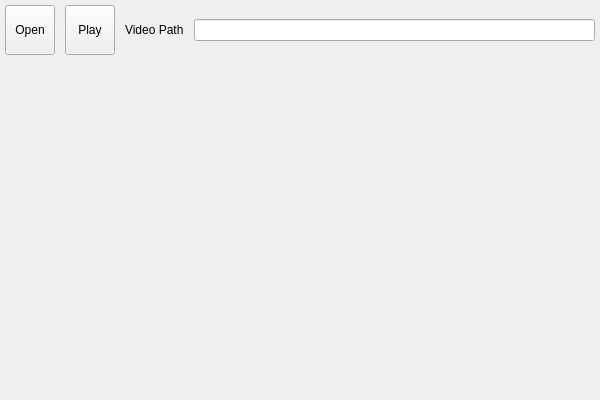
<?xml version="1.0" encoding="UTF-8"?>
<ui version="4.0" connectslotsbyname="false">
 <class>main_window</class>
 <widget class="QMainWindow" name="main_window">
  <property name="geometry">
   <rect>
    <x>0</x>
    <y>0</y>
    <width>600</width>
    <height>400</height>
   </rect>
  </property>
  <property name="acceptDrops">
   <bool>true</bool>
  </property>
  <property name="windowTitle">
   <string>MainWindow</string>
  </property>
  <property name="windowIcon">
   <iconset resource="../res/resources.qrc">
    <normaloff>:/icon/app_logo</normaloff>:/icon/app_logo</iconset>
  </property>
  <property name="toolButtonStyle">
   <enum>Qt::ToolButtonIconOnly</enum>
  </property>
  <widget class="QWidget" name="centralwidget">
   <property name="acceptDrops">
    <bool>true</bool>
   </property>
   <layout class="QHBoxLayout" name="horizontalLayout_2">
    <property name="spacing">
     <number>0</number>
    </property>
    <property name="leftMargin">
     <number>5</number>
    </property>
    <property name="topMargin">
     <number>5</number>
    </property>
    <property name="rightMargin">
     <number>5</number>
    </property>
    <property name="bottomMargin">
     <number>5</number>
    </property>
    <item>
     <layout class="QVBoxLayout" name="verticalLayout_2">
      <property name="spacing">
       <number>10</number>
      </property>
      <property name="topMargin">
       <number>0</number>
      </property>
      <item>
       <layout class="QHBoxLayout" name="horizontalLayout">
        <property name="spacing">
         <number>10</number>
        </property>
        <property name="leftMargin">
         <number>0</number>
        </property>
        <property name="rightMargin">
         <number>0</number>
        </property>
        <item>
         <widget class="QToolButton" name="video_path_search_button">
          <property name="sizePolicy">
           <sizepolicy hsizetype="Minimum" vsizetype="Maximum">
            <horstretch>0</horstretch>
            <verstretch>0</verstretch>
           </sizepolicy>
          </property>
          <property name="minimumSize">
           <size>
            <width>50</width>
            <height>50</height>
           </size>
          </property>
          <property name="maximumSize">
           <size>
            <width>50</width>
            <height>50</height>
           </size>
          </property>
          <property name="styleSheet">
           <string notr="true"/>
          </property>
          <property name="text">
           <string>Open</string>
          </property>
          <property name="icon">
           <iconset resource="../res/resources.qrc">
            <normaloff>:/light/open</normaloff>:/light/open</iconset>
          </property>
          <property name="iconSize">
           <size>
            <width>24</width>
            <height>24</height>
           </size>
          </property>
          <property name="shortcut">
           <string>Ctrl+O</string>
          </property>
          <property name="popupMode">
           <enum>QToolButton::InstantPopup</enum>
          </property>
          <property name="toolButtonStyle">
           <enum>Qt::ToolButtonTextUnderIcon</enum>
          </property>
         </widget>
        </item>
        <item>
         <widget class="QToolButton" name="video_play_button">
          <property name="sizePolicy">
           <sizepolicy hsizetype="Minimum" vsizetype="Maximum">
            <horstretch>0</horstretch>
            <verstretch>0</verstretch>
           </sizepolicy>
          </property>
          <property name="minimumSize">
           <size>
            <width>50</width>
            <height>50</height>
           </size>
          </property>
          <property name="maximumSize">
           <size>
            <width>50</width>
            <height>50</height>
           </size>
          </property>
          <property name="styleSheet">
           <string notr="true"/>
          </property>
          <property name="text">
           <string>Play</string>
          </property>
          <property name="icon">
           <iconset resource="../res/resources.qrc">
            <normaloff>:/light/play</normaloff>:/light/play</iconset>
          </property>
          <property name="iconSize">
           <size>
            <width>24</width>
            <height>24</height>
           </size>
          </property>
          <property name="shortcut">
           <string>Ctrl+P</string>
          </property>
          <property name="checkable">
           <bool>false</bool>
          </property>
          <property name="popupMode">
           <enum>QToolButton::InstantPopup</enum>
          </property>
          <property name="toolButtonStyle">
           <enum>Qt::ToolButtonTextUnderIcon</enum>
          </property>
          <property name="autoRaise">
           <bool>false</bool>
          </property>
          <property name="arrowType">
           <enum>Qt::NoArrow</enum>
          </property>
         </widget>
        </item>
        <item>
         <widget class="QLabel" name="video_path_label">
          <property name="text">
           <string>Video Path</string>
          </property>
          <property name="textFormat">
           <enum>Qt::PlainText</enum>
          </property>
         </widget>
        </item>
        <item>
         <widget class="QLineEdit" name="video_path_entry">
          <property name="acceptDrops">
           <bool>true</bool>
          </property>
         </widget>
        </item>
       </layout>
      </item>
      <item>
       <widget class="qvp::video_widget" name="video_player" native="true">
        <property name="sizePolicy">
         <sizepolicy hsizetype="MinimumExpanding" vsizetype="MinimumExpanding">
          <horstretch>0</horstretch>
          <verstretch>0</verstretch>
         </sizepolicy>
        </property>
        <property name="acceptDrops">
         <bool>true</bool>
        </property>
       </widget>
      </item>
     </layout>
    </item>
   </layout>
  </widget>
 </widget>
 <customwidgets>
  <customwidget>
   <class>qvp::video_widget</class>
   <extends>QWidget</extends>
   <header>video_widget.hpp</header>
   <container>1</container>
  </customwidget>
 </customwidgets>
 <resources>
  <include location="../res/resources.qrc"/>
 </resources>
 <connections/>
</ui>
